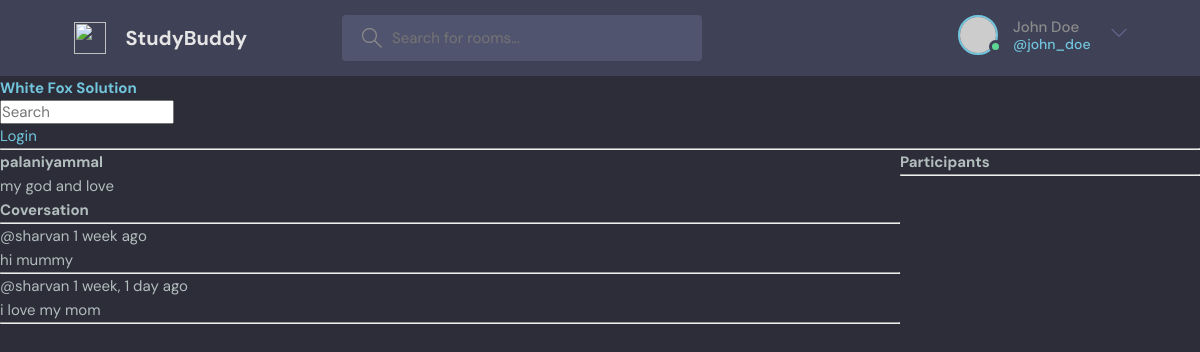
The page /room/4/ on the database its author committed.
### base/models.py (models this page shows, shortened)
class Room(models.Model):
    host = models.ForeignKey(User, on_delete=models.SET_NULL, null=True)
    topic = models.ForeignKey(Topic, on_delete=models.SET_NULL, null=True)
    name = models.CharField(max_length=200)
    description = models.TextField(null=True, blank=True)
    participants = models.ManyToManyField(User, related_name='participants', blank=True)
    updated = models.DateTimeField(auto_now=True)
    created = models.DateTimeField(auto_now_add=True)
    class Meta:
        ordering = ['-updated', '-created']  # order the objects from new to older

class Message(models.Model):
    user = models.ForeignKey(User, on_delete=models.CASCADE)
    room = models.ForeignKey(Room, on_delete=models.CASCADE)
    body = models.TextField()
    updated = models.DateTimeField(auto_now=True)
    created = models.DateTimeField(auto_now_add=True)
    class Meta:
        ordering = ['-updated', '-created']

### base/views.py (the view, shortened to what this page needs)
# urls.py: path('room/<str:pk>/', views.room, name='room'),
def room(request, pk):
    room = Room.objects.get(id=pk)
    room_messages = room.message_set.all()
    participants = room.participants.all()
    context = {'room': room, 'room_messages': room_messages, 'participants': participants}
    return render(request, 'base/room.html', context)

### base/templates/base/room.html (shortened to what this page needs)
{% extends 'main.html' %}
{% block content %}
<div class="room-container">
    <div>
        <h1>{{room.name}}</h1>
        <p>{{room.description}}</p>
        <div class="comment-wrapper">
            <h3>Coversation</h3>
            <hr>
            {%for message in room_messages%}
                <div>
                    <small>@{{message.user}}  {{message.created|timesince }} ago</small>
                    <P>{{message.body}}</P>
                    <hr>
                </div>
            {%endfor%}
        </div>
    </div>
    <div>
        <p><h3>Participants</h3></p>
        <hr>
    </div>
</div>
{% endblock content %}

### static/styles/style.css (style rules this page uses)
:root { --color-main: #71c6dd; --color-main-light: #e1f6fb; --color-dark: #3f4156; --color-dark-medium: #51546e; --color-dark-light: #696d97; --color-light: #e5e5e5; --color-gray: #8b8b8b; --color-light-gray: #b2bdbd; --color-bg: #2d2d39; --color-success: #5dd693; --color-error: #fc4b0b; }
* { font-family: "DM Sans", -apple-system, BlinkMacSystemFont, "Segoe UI", Roboto, Oxygen, Ubuntu, Cantarell, "Open Sans", "Helvetica Neue", sans-serif; margin: 0; padding: 0; box-sizing: border-box; text-rendering: optimizeLegibility; font-size: inherit; }
html { font-size: 56.25%; }
@media only screen and (min-width: 1200px) { html { font-size: 62.5%; } }
body { line-height: 1.6; font-weight: 400; font-size: 1.5rem; color: var(--color-light-gray); background-color: var(--color-bg); min-height: 100vh; }

### base/templates/base/room.html (style rules this page uses)
.room-container { display: grid; grid-template-columns: 3fr 1fr; }

### rows shown on the page
Room: name "palaniyammal", description "my god and love"
Message: user "sharvan", created "1 week", body "hi mummy"
Message: user "sharvan", created "1 week, 1 day", body "i love my mom"
